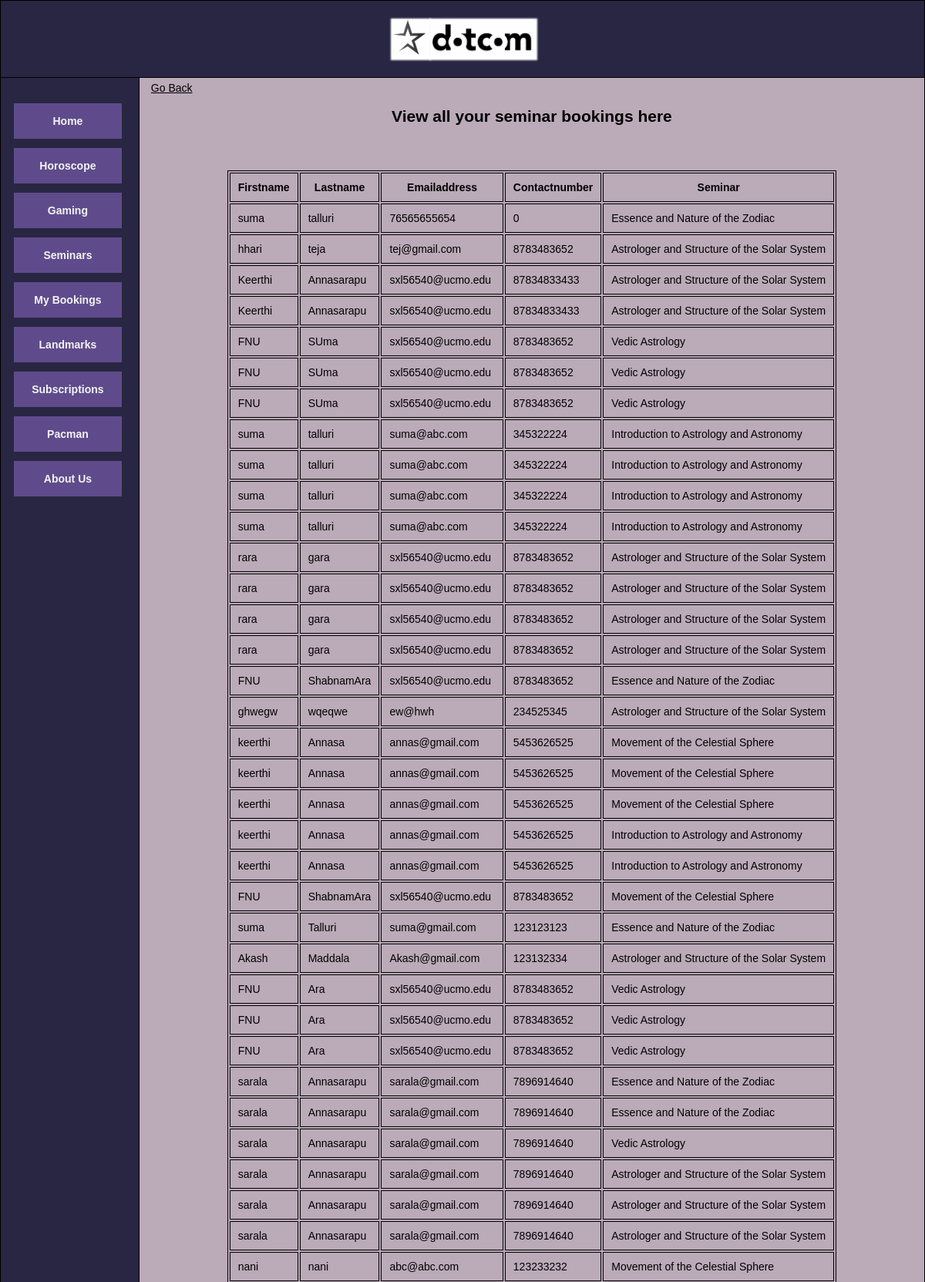
Screenshot of /viewbookings.php (upper part) with the database file from the repository.
### tables this page shows
CREATE TABLE `bookings` (
  `firstname` varchar(30) NOT NULL,
  `lastname` varchar(30) NOT NULL,
  `emailaddress` varchar(40) NOT NULL,
  `contactnumber` bigint(20) NOT NULL,
  `seminar` text NOT NULL
);

### viewbookings.php (the view, shortened to what this page needs)
<!DOCTYPE html>
<html>
	<head>
	<link rel = "stylesheet" type="text/css" href = "css/styles.css">
	<link rel = "stylesheet" type="text/css" href = "css/bookings.css">
	</head>
	<body>
		<table class = "tb1PageLayout">
			<tr class="trTopLayout">
				<th colspan = "2" class="logo-img">
					<p>
                    <a href="home.php">
                        <img src="./images/starf.png" alt="STARDOTCOM">
                        <img src="./images/dotcom2.png" alt="STARDOTCOM">
                    </a>
                    </p>
				</th>
			</tr>
			<tr class="trCenterLayout">
				<td class="tdLeftLayout">
					<nav>
						<ul>
							 <li class="li-style">
                       			 <a href="home.php">Home</a>
                    		</li>
                    		<li class="li-style">
                      		  	<a href="Horoscope.php">Horoscope</a>
                   			 </li>
                   			 <li class="li-style">
                      			<a href="Gaming.php">Gaming</a>
                    		</li>
                    		<li class="li-style">
                        		<a href="Bookings.php">Seminars</a>
                   			 </li>
                    		<li class="li-style">
                        		<a href="mybookings.php">My Bookings</a>
                    		</li>
                    		<li class="li-style">
                       		 	<a href="Landmarks.php">Landmarks</a>
                    		</li>
                    		<li class="li-style">
                       		 	<a href="Subscriptions.php">Subscriptions</a>
                    		</li>
							<li class="li-style">
                       		 	<a href="Pacman.php">Pacman</a>
                    		</li>
                    		<li class="li-style">
                       		 	<a href="Aboutus.php">About Us</a>
                    		</li>
						</ul>
					</nav>
				</td>
				<td class="tdRightLayout">
				<a href = "mybookings.php" class="linkStyling"> Go Back </a>
				<h2 class="my-4">View all your seminar bookings here</h2>
				<div class="buttonsSTyling tableDisplay">
				</div>
					<?php
                        $servername = "localhost";
                        $username = "root";
                        $password = "";
                        $dbname = "stardotcom";
                        $sql = "SELECT * from bookings";
                        $connection = new mysqli($servername, $username, $password, $dbname);
                            try{
                                if(!($result = $connection->query($sql)) ){
                                    throw new Exception("Select Query failed" . $connection->error);
                                }
                         }catch (Exception $e){
                         die("Error:  ".$e->getMessage());
                         }
                        ?>
						<table>
						<?php
                            $columnNames = "<tr>";
                            $columnInfo = $result->fetch_fields();
                            foreach ($columnInfo as $column){
                            $columnNames .= "<th>". ucfirst($column->name)."</th>";
                            }
                            echo "$columnNames </tr> ";
                            while($row = $result->fetch_assoc()){
                            print("<tr>");
                            foreach ($row as $value){
                            print ("<td>$value</td>");
                            }
                             print("</tr>");
                             }
                          ?>
                          </table>
				</td>
		</table>
	</body>
</html>

### css/styles.css (style rules this page uses)
.tb1PageLayout { border-collapse:collapse; font:14px Arial,sans-serif; width: 100%; }
.trTopLayout { padding: 10px 20px; width: 100%; background-color: #292643; height: 5%; }
.trCenterLayout { padding: 5px 5px; height: 800px; }
.tdLeftLayout { text-color:#f2f3f4; background-color: #292643; width: 15%; color: #f2f3f4; vertical-align: top; }
body { margin-top: 25px; margin-bottom: 25px; margin-right: 25px; margin-left: 25px; }
nav ul li { display: block; border-top: 2px solid #292643; background-color: #5F4B8B; margin-bottom: 10px; margin-right: 5px; padding: 8px; font-weight: 600; list-style:none; }
a { text-decoration: none; color: #f2f3f4; }
.tdRightLayout { background-color: #BBAAB8; width: 85%; padding: 5px 5px; vertical-align:top; height: 100px; }
.logo-img, .logo-img img { height: 48px; width: auto; box-shadow: 2px 2px 2px 3px white ; }
.li-style { padding: 15px; text-align:center; }
ul { padding: 7px; }
body { display: contents; }
h1, h2 { text-align:center; }

### css/bookings.css (style rules this page uses)
table, th, td { margin-left: auto; margin-right: auto; align-items : center; border: 1px solid black; }
td, th { padding: 10px; }
.buttonsSTyling { padding: 20px; text-align: center; padding-left: 370px; display: flex; }
.linkStyling { text-decoration: underline; padding-left: 10px; color: black; }

### rows the page displays
bookings: firstname "suma", lastname "talluri", emailaddress "76565655654", contactnumber "0", seminar "Essence and Nature of the Zodiac"
bookings: firstname "hhari", lastname "teja", emailaddress "tej@gmail.com", contactnumber "8783483652", seminar "Astrologer and Structure of the Solar System"
bookings: firstname "Keerthi", lastname "Annasarapu", emailaddress "sxl56540@ucmo.edu", contactnumber "87834833433", seminar "Astrologer and Structure of the Solar System"
bookings: firstname "Keerthi", lastname "Annasarapu", emailaddress "sxl56540@ucmo.edu", contactnumber "87834833433", seminar "Astrologer and Structure of the Solar System"
bookings: firstname "FNU", lastname "SUma", emailaddress "sxl56540@ucmo.edu", contactnumber "8783483652", seminar "Vedic Astrology"
bookings: firstname "FNU", lastname "SUma", emailaddress "sxl56540@ucmo.edu", contactnumber "8783483652", seminar "Vedic Astrology"
bookings: firstname "FNU", lastname "SUma", emailaddress "sxl56540@ucmo.edu", contactnumber "8783483652", seminar "Vedic Astrology"
bookings: firstname "suma", lastname "talluri", emailaddress "suma@abc.com", contactnumber "345322224", seminar "Introduction to Astrology and Astronomy"
bookings: firstname "suma", lastname "talluri", emailaddress "suma@abc.com", contactnumber "345322224", seminar "Introduction to Astrology and Astronomy"
bookings: firstname "suma", lastname "talluri", emailaddress "suma@abc.com", contactnumber "345322224", seminar "Introduction to Astrology and Astronomy"
bookings: firstname "suma", lastname "talluri", emailaddress "suma@abc.com", contactnumber "345322224", seminar "Introduction to Astrology and Astronomy"
bookings: firstname "rara", lastname "gara", emailaddress "sxl56540@ucmo.edu", contactnumber "8783483652", seminar "Astrologer and Structure of the Solar System"
bookings: firstname "rara", lastname "gara", emailaddress "sxl56540@ucmo.edu", contactnumber "8783483652", seminar "Astrologer and Structure of the Solar System"
bookings: firstname "rara", lastname "gara", emailaddress "sxl56540@ucmo.edu", contactnumber "8783483652", seminar "Astrologer and Structure of the Solar System"
bookings: firstname "rara", lastname "gara", emailaddress "sxl56540@ucmo.edu", contactnumber "8783483652", seminar "Astrologer and Structure of the Solar System"
bookings: firstname "FNU", lastname "ShabnamAra", emailaddress "sxl56540@ucmo.edu", contactnumber "8783483652", seminar "Essence and Nature of the Zodiac"
bookings: firstname "ghwegw", lastname "wqeqwe", emailaddress "ew@hwh", contactnumber "234525345", seminar "Astrologer and Structure of the Solar System"
bookings: firstname "keerthi", lastname "Annasa", emailaddress "annas@gmail.com", contactnumber "5453626525", seminar "Movement of the Celestial Sphere"
bookings: firstname "keerthi", lastname "Annasa", emailaddress "annas@gmail.com", contactnumber "5453626525", seminar "Movement of the Celestial Sphere"
bookings: firstname "keerthi", lastname "Annasa", emailaddress "annas@gmail.com", contactnumber "5453626525", seminar "Movement of the Celestial Sphere"
bookings: firstname "keerthi", lastname "Annasa", emailaddress "annas@gmail.com", contactnumber "5453626525", seminar "Introduction to Astrology and Astronomy"
bookings: firstname "keerthi", lastname "Annasa", emailaddress "annas@gmail.com", contactnumber "5453626525", seminar "Introduction to Astrology and Astronomy"
bookings: firstname "FNU", lastname "ShabnamAra", emailaddress "sxl56540@ucmo.edu", contactnumber "8783483652", seminar "Movement of the Celestial Sphere"
bookings: firstname "suma", lastname "Talluri", emailaddress "suma@gmail.com", contactnumber "123123123", seminar "Essence and Nature of the Zodiac"
bookings: firstname "Akash", lastname "Maddala", emailaddress "Akash@gmail.com", contactnumber "123132334", seminar "Astrologer and Structure of the Solar System"
bookings: firstname "FNU", lastname "Ara", emailaddress "sxl56540@ucmo.edu", contactnumber "8783483652", seminar "Vedic Astrology"
bookings: firstname "FNU", lastname "Ara", emailaddress "sxl56540@ucmo.edu", contactnumber "8783483652", seminar "Vedic Astrology"
bookings: firstname "FNU", lastname "Ara", emailaddress "sxl56540@ucmo.edu", contactnumber "8783483652", seminar "Vedic Astrology"
bookings: firstname "sarala", lastname "Annasarapu", emailaddress "sarala@gmail.com", contactnumber "7896914640", seminar "Essence and Nature of the Zodiac"
bookings: firstname "sarala", lastname "Annasarapu", emailaddress "sarala@gmail.com", contactnumber "7896914640", seminar "Essence and Nature of the Zodiac"
bookings: firstname "sarala", lastname "Annasarapu", emailaddress "sarala@gmail.com", contactnumber "7896914640", seminar "Vedic Astrology"
bookings: firstname "sarala", lastname "Annasarapu", emailaddress "sarala@gmail.com", contactnumber "7896914640", seminar "Astrologer and Structure of the Solar System"
bookings: firstname "sarala", lastname "Annasarapu", emailaddress "sarala@gmail.com", contactnumber "7896914640", seminar "Astrologer and Structure of the Solar System"
bookings: firstname "sarala", lastname "Annasarapu", emailaddress "sarala@gmail.com", contactnumber "7896914640", seminar "Astrologer and Structure of the Solar System"
bookings: value "nani", emailaddress "abc@abc.com", contactnumber "123233232", seminar "Movement of the Celestial Sphere"

### other values shown
$column->name "Firstname"
$column->name "Lastname"
$column->name "Emailaddress"
$column->name "Contactnumber"
$column->name "Seminar"
